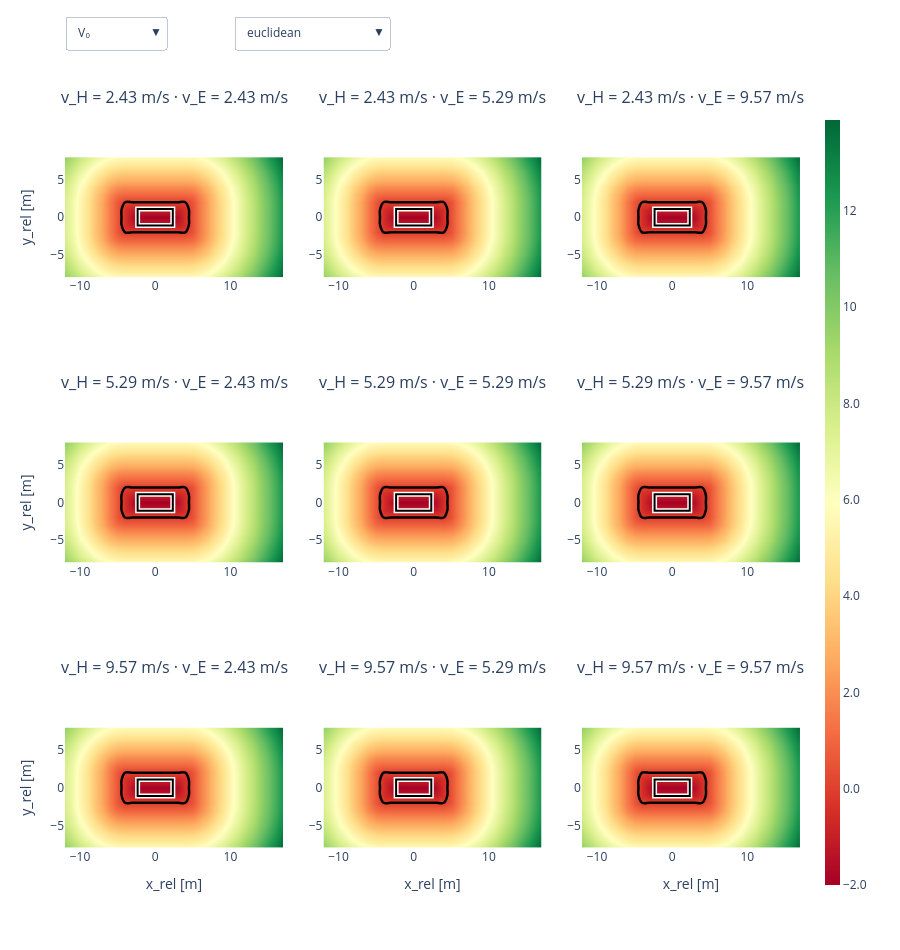

This figure's notebook cell:
### Markdown cell above
# Confronto slice

### Code cell
from pathlib import Path

import numpy as np
import plotly.graph_objects as go
from plotly.subplots import make_subplots

# ============================================================
# CONFIGURAZIONE
# ============================================================

METRICS = "euclidean, dce, ttc, eggert, time_eggert, rss, sff, euc_dce_from_v0, euc_dce_minimum, eggert_ttc_from_v0, eggert_ttc_minimum"

EGO_SPEEDS = [3.0, 6.0, 9.0]       # Colonne: v_E [m/s]
HUMAN_SPEEDS = [3.0, 6.0, 9.0]     # Righe: v_H [m/s]

THETA_REL = 0.0                    # rad
DELTA_E = 0.0                      # rad

# Le nove fette condividono SEMPRE una sola colorbar.
# True: scala comune anche tra metriche, separatamente per V0 e BRT.
# False: scala adattata alla metrica selezionata.
SCALA_COMUNE_TRA_METRICHE = False

COLORSCALE = "RdYlGn"

EGO_LENGTH = 4.68                  # m
EGO_WIDTH = 2.20                   # m

# ============================================================
# CONTROLLI E CARTELLA RISULTATI
# ============================================================

metrics = list(dict.fromkeys(
    name.strip().lower()
    for name in METRICS.split(",")
    if name.strip()
))



if len(EGO_SPEEDS) != 3 or len(HUMAN_SPEEDS) != 3:
    raise ValueError("Servono esattamente tre velocità ego e tre human.")

root = next(
    (
        path for path in [Path.cwd(), *Path.cwd().parents]
        if (path / "results" / "brt").is_dir()
    ),
    None,
)

if root is None:
    raise FileNotFoundError("Cartella results/brt non trovata.")


def nearest(axis, value):
    return int(np.argmin(np.abs(axis - value)))


def color_limits(values):
    finite = np.asarray(values)
    finite = finite[np.isfinite(finite)]

    if finite.size == 0:
        raise ValueError("Una selezione non contiene valori finiti.")

    low, high = float(finite.min()), float(finite.max())

    if low == high:
        padding = max(abs(low), 1.0) * 1e-6
        low, high = low - padding, high + padding

    return low, high


# ============================================================
# CARICAMENTO DELLE NOVE FETTE PER METRICA
# ============================================================

loaded = {}
reference_axes = None

for metric in metrics:
    path = root / "results" / "brt" / f"{metric}.npz"

    with np.load(path, allow_pickle=False) as data:
        axes = {
            name: np.asarray(data[name], dtype=float)
            for name in [
                "x_rel", "y_rel", "theta_rel", "v_H", "delta_E", "v_E"
            ]
        }

        # Stessa griglia per confrontare le stesse configurazioni.
        if reference_axes is None:
            reference_axes = axes
        else:
            for name, axis in axes.items():
                reference = reference_axes[name]

                if (
                    axis.shape != reference.shape
                    or not np.allclose(axis, reference)
                ):
                    raise ValueError(
                        f"{metric}: griglia diversa lungo {name}."
                    )

        if "target_time" in data.files:
            if not np.isclose(float(data["target_time"]), -3.0):
                raise ValueError(f"{metric}: il BRT non è a t = -3 s.")

        # Selezione del nodo più vicino, periodica per theta_rel.
        theta_distance = np.abs(np.angle(
            np.exp(1j * (axes["theta_rel"] - THETA_REL))
        ))

        i_theta = int(np.argmin(theta_distance))
        i_delta = nearest(axes["delta_E"], DELTA_E)
        i_human = [nearest(axes["v_H"], v) for v in HUMAN_SPEEDS]
        i_ego = [nearest(axes["v_E"], v) for v in EGO_SPEEDS]

        if len(set(i_human)) != 3 or len(set(i_ego)) != 3:
            raise ValueError(
                "Due velocità selezionano lo stesso nodo: "
                "modifica le velocità."
            )

        loaded[metric] = {}

        for field in ("V0", "BRT"):
            volume = data[field]

            loaded[metric][field] = [
                np.array(
                    volume[:, :, i_theta, ih, i_delta, ie].T,
                    dtype=float,
                    copy=True,
                )
                for ih in i_human
                for ie in i_ego
            ]

            del volume

x = reference_axes["x_rel"]
y = reference_axes["y_rel"]

human_used = reference_axes["v_H"][i_human]
ego_used = reference_axes["v_E"][i_ego]

# ============================================================
# LIMITI DELLA COLORBAR
# ============================================================

scale_limits = {}

for field in ("V0", "BRT"):
    metric_limits = {
        metric: [
            color_limits(z)
            for z in loaded[metric][field]
        ]
        for metric in metrics
    }

    if SCALA_COMUNE_TRA_METRICHE:
        low = min(
            bounds[0]
            for bounds_list in metric_limits.values()
            for bounds in bounds_list
        )

        high = max(
            bounds[1]
            for bounds_list in metric_limits.values()
            for bounds in bounds_list
        )

        for metric in metrics:
            scale_limits[(metric, field)] = (low, high)

    else:
        for metric, bounds_list in metric_limits.items():
            scale_limits[(metric, field)] = (
                min(bounds[0] for bounds in bounds_list),
                max(bounds[1] for bounds in bounds_list),
            )

# ============================================================
# FIGURA E DATI DEI SELETTORI
# ============================================================

fig = make_subplots(
    rows=3,
    cols=3,
    horizontal_spacing=0.055,
    vertical_spacing=0.09,
    subplot_titles=[
        f"v_H = {vh:.2f} m/s · v_E = {ve:.2f} m/s"
        for vh in human_used
        for ve in ego_used
    ],
)

updates = {
    field: {"z": [], "zmin": [], "zmax": []}
    for field in ("V0", "BRT")
}

trace_metrics = []

for metric in metrics:
    for panel in range(9):
        row, col = divmod(panel, 3)
        row, col = row + 1, col + 1

        initial_z = loaded[metric]["V0"][panel]
        low, high = scale_limits[(metric, "V0")]

        # Mappa: interpolazione grafica per colori più continui.
        fig.add_trace(
            go.Heatmap(
                x=x,
                y=y,
                z=initial_z,
                zmin=low,
                zmax=high,
                zsmooth="best",
                colorscale=COLORSCALE,
                showscale=(panel == 2),
                colorbar=dict(
                    x=1.02,
                    y=0.5,
                    len=1.0,
                    thickness=15,
                    tickformat=".2g",
                ),
                hoverinfo="skip",
                visible=(metric == metrics[0]),
            ),
            row=row,
            col=col,
        )

        # Bordo zero calcolato sui dati originali.
        fig.add_trace(
            go.Contour(
                x=x,
                y=y,
                z=initial_z,
                zmin=low,
                zmax=high,
                autocontour=False,
                contours=dict(
                    start=0,
                    end=0,
                    size=1,
                    coloring="none",
                    showlabels=False,
                ),
                line=dict(color="black", width=2.5),
                showscale=False,
                showlegend=False,
                hoverinfo="skip",
                visible=(metric == metrics[0]),
            ),
            row=row,
            col=col,
        )

        trace_metrics.extend([metric, metric])

        for field in ("V0", "BRT"):
            low, high = scale_limits[(metric, field)]

            # Aggiorna sia la mappa sia il contorno.
            updates[field]["z"].extend(
                [loaded[metric][field][panel]] * 2
            )
            updates[field]["zmin"].extend([low, low])
            updates[field]["zmax"].extend([high, high])

# ============================================================
# BORDO EGO E ASSI
# ============================================================

for panel in range(9):
    row, col = divmod(panel, 3)
    row, col = row + 1, col + 1

    axis_id = "" if panel == 0 else str(panel + 1)

    # Rettangolo ego con bordo nero su fondo bianco.
    # L'interno resta trasparente.
    for color, width in [("white", 5), ("black", 2)]:
        fig.add_shape(
            type="rect",
            x0=-EGO_LENGTH / 2,
            x1=EGO_LENGTH / 2,
            y0=-EGO_WIDTH / 2,
            y1=EGO_WIDTH / 2,
            line=dict(color=color, width=width),
            fillcolor="rgba(0,0,0,0)",
            layer="above",
            row=row,
            col=col,
        )

    fig.update_xaxes(
        title_text="x_rel [m]" if row == 3 else None,
        range=[float(x.min()), float(x.max())],
        constrain="domain",
        showgrid=False,
        zeroline=False,
        row=row,
        col=col,
    )

    fig.update_yaxes(
        title_text="y_rel [m]" if col == 1 else None,
        range=[float(y.min()), float(y.max())],
        scaleanchor=f"x{axis_id}",
        scaleratio=1,
        constrain="domain",
        showgrid=False,
        zeroline=False,
        row=row,
        col=col,
    )

# ============================================================
# SELETTORI INDIPENDENTI: CAMPO E METRICA
# ============================================================

fig.update_layout(
    template="plotly_white",
    height=950,
    margin=dict(l=65, r=100, t=110, b=55),
    showlegend=False,
    uirevision="keep-view",
    updatemenus=[
        dict(
            type="dropdown",
            x=0.0,
            y=1.12,
            xanchor="left",
            yanchor="top",
            active=0,
            buttons=[
                dict(
                    label=label,
                    method="restyle",
                    args=[updates[field]],
                )
                for label, field in [
                    ("V₀", "V0"),
                    ("V(−3) / BRT", "BRT"),
                ]
            ],
        ),
        dict(
            type="dropdown",
            x=0.23,
            y=1.12,
            xanchor="left",
            yanchor="top",
            active=0,
            buttons=[
                dict(
                    label=metric,
                    method="restyle",
                    args=[{
                        "visible": [
                            owner == metric
                            for owner in trace_metrics
                        ]
                    }],
                )
                for metric in metrics
            ],
        ),
    ],
)

fig.show(config={"displayModeBar": False, "responsive": True})
